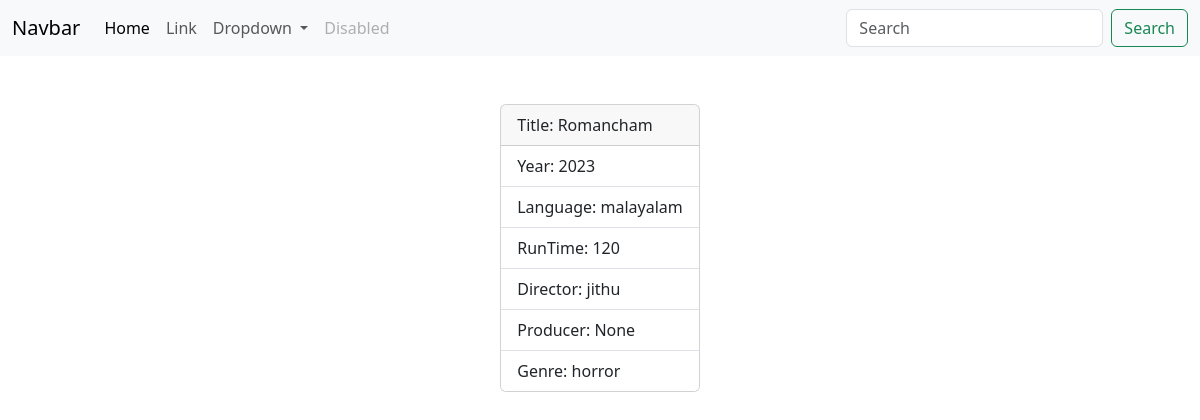
The app's page /movie/4/ with its own data.
### myapp/models.py (models this page shows, shortened)
class Movie(models.Model):
    title=models.CharField(max_length=200)
    year=models.CharField(max_length=200)
    director=models.CharField(max_length=200)
    run_time=models.PositiveIntegerField()
    language=models.CharField(max_length=200)
    genre=models.CharField(max_length=200)
    producer=models.CharField(max_length=200,null=True)

### myapp/views.py (the view)
# urls.py: path('movie/<int:pk>/',views.MovieDetailView.as_view(),name="movie-detail"),
class MovieDetailView(View):
    def get(self,request,*args,**kwargs):
        id=kwargs.get("pk")
        qs=Movie.objects.get(id=id)
        return render(request,"movie_detail.html",{"data":qs})

### myapp/templates/movie_detail.html (shortened to what this page needs)
{%extends 'base.html'%}
{%block main_block%}
<div class="container mt-5 d-flex justify-content-center">
  <div class="card">
      <div class="card-header">
        Title: {{data.title}}
      </div>
      <ul class="list-group list-group-flush">
        <li class="list-group-item">Year: {{data.year}}</li>
        <li class="list-group-item">Language: {{data.language}}</li>
        <li class="list-group-item">RunTime: {{data.run_time}}</li>
        <li class="list-group-item">Director: {{data.director}}</li>
        <li class="list-group-item">Producer: {{data.producer}}</li>
        <li class="list-group-item">Genre: {{data.genre}}</li>
      </ul>
    </div>
</div>
{%endblock%}

### records on screen
Movie: title "Romancham", year "2023", language "malayalam", run_time "120", director "jithu", producer "None", genre "horror"
